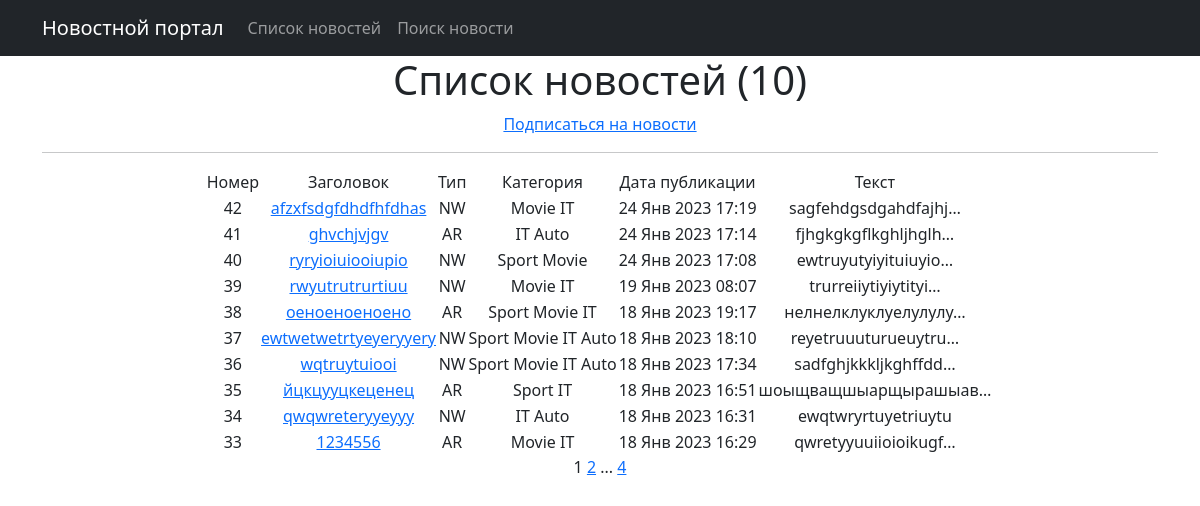
The page /news/ on the database as committed earlier.
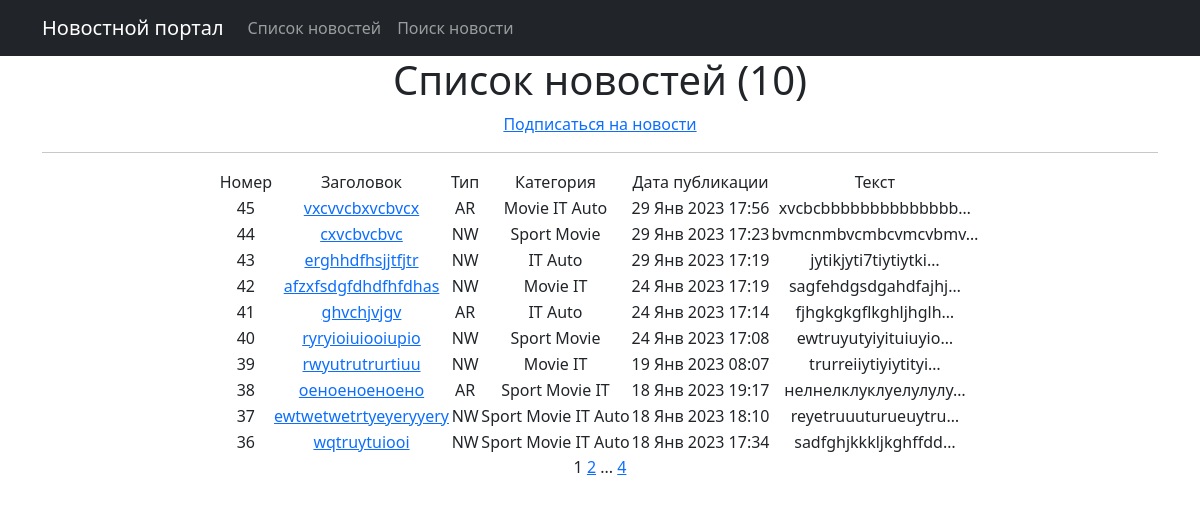
The same page on the database as committed later.
### news/models.py (models this page shows, shortened)
class Post(models.Model):
    author = models.ForeignKey(Author, on_delete=models.CASCADE, verbose_name="Авторы")
    NEWS = 'NW'
    ARTICLE = 'AR'
    CATEGORY_CHOICES = (
        (NEWS, 'Новость'),
        (ARTICLE, 'Статья'),
    )
    category_type = models.CharField(max_length=2, choices=CATEGORY_CHOICES, default=ARTICLE, verbose_name="Тип")
    dateCreation = models.DateTimeField(auto_now_add=True, verbose_name="Дата создания")
    postCategory = models.ManyToManyField(Category, through="PostCategory")
    title = models.CharField(max_length=128)
    text = models.TextField()
    rating = models.SmallIntegerField(default=0, verbose_name="Рейтинг")

class Category(models.Model):
    name = models.CharField(max_length=64, unique=True, verbose_name="Категория")
    subscribers = models.ManyToManyField(User, through='Subscriber')
    def __str__(self):
        return self.name

### news/views.py (the view)
# urls.py: path('', cache_page(60)(NewsList.as_view()), name='news list'),
class NewsList(ListView):
    model = Post
    ordering = 'dateCreation'
    template_name = 'news.html'
    context_object_name = 'news'
    paginate_by = 10
    def get_queryset(self):
        return Post.objects.filter().order_by('-dateCreation')

### news/templatetags/custom_filters.py (called while the page is built)
@register.filter(name="censor")
def censor(value):
    if not isinstance(value, str):
        raise TypeError(f"Ошибка: переменная {value} должна быть строкой")
    for bw in value.split():
        if bw.lower() in bad_words:
            value = value.replace(bw, list(bw)[0] + ((len(bw) - 1) * "*"))
    return value

### templates/news.html (shortened to what this page needs)
{% extends 'flatpages/default.html' %}
{% load custom_filters %}
{% block content %}
    <h1>Список новостей ({{ news|length }})</h1>
    <h><a href="{% url 'subscriptions' %}">Подписаться на новости</a></h>
    <hr>
    {% load cache %}
        {% cache 100 post %}
            {% if news %}
                <table style="margin-left: auto; margin-right: auto;">
                    <tr>
                        <td>Номер</td>
                        <td>Заголовок</td>
                        <td>Тип</td>
                        <td>Категория</td>
                        <td>Дата публикации</td>
                        <td>Текст</td>
                    </tr>
                    {% for new in news %}
                    <tr>
                        <td> {{ new.id }}</td>
                        <td><a href="{% url 'news detail' new.id %}">{{ new.title|censor }}</a></td>
                        <td> {{ new.category_type }}</td>
                        <td>
                            {% for category in new.postCategory.all %}
                                {{ category }}
                            {% endfor %}
                        </td>
                        <td>{{ new.dateCreation|date:'d M Y H:i' }}</td>
                        <td>{{ new.text|truncatechars:20|censor }}</td>
                        <td>
                        </td>
                    </tr>
                    {% endfor %}
                </table>
            {% else %}
                <h2>Новостей нет!</h2>
            {% endif %}
    {% endcache %}
   {{ page_obj.number }}
   {% if page_obj.has_next %}
       <a href="?page={{ page_obj.next_page_number }}">{{ page_obj.next_page_number }}</a>
       {% if paginator.num_pages != page_obj.next_page_number %}
           ...
           <a href="?page={{ page_obj.paginator.num_pages }}">{{ page_obj.paginator.num_pages }}</a>
       {% endif %}
   {% endif %}
{% endblock content %}

Rows that differ between the two databases and show on the page:
no longer on this page (row unchanged): Post: id "35", title|censor "йцкцууцкеценец", category_type "AR", dateCreation "18 Янв 2023 16:51", text|censor "шоыщващшыарщырашыав…", Category (name "Sport"), Category (name "IT")
no longer on this page (row unchanged): Post: id "34", title|censor "qwqwreteryyeyyy", category_type "NW", dateCreation "18 Янв 2023 16:31", text|censor "ewqtwryrtuyetriuytu", Category (name "IT"), Category (name "Auto")
no longer on this page (row unchanged): Post: id "33", title|censor "1234556", category_type "AR", dateCreation "18 Янв 2023 16:29", text|censor "qwretyyuuiioioikugf…", Category (name "Movie"), Category (name "IT")
added Post: id "45", title|censor "vxcvvcbxvcbvcx", category_type "AR", dateCreation "29 Янв 2023 17:56", text|censor "xvcbcbbbbbbbbbbbbbb…", Category (name "Movie"), Category (name "IT"), Category (name "Auto")
added Post: id "44", title|censor "cxvcbvcbvc", category_type "NW", dateCreation "29 Янв 2023 17:23", text|censor "bvmcnmbvcmbcvmcvbmv…", Category (name "Sport"), Category (name "Movie")
added Post: id "43", title|censor "erghhdfhsjjtfjtr", category_type "NW", dateCreation "29 Янв 2023 17:19", text|censor "jytikjyti7tiytiytki…", Category (name "IT"), Category (name "Auto")
